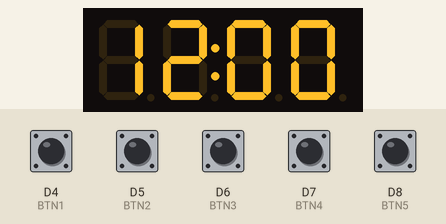
The sketch below on a simulated Arduino Nano 33 IoT. On the bench: 4-digit seven-segment display. The inputs (shaded band) are chosen by the test bench; at power-on: D4 (BTN1), D5 (BTN2), D6 (BTN3), D7 (BTN4), D8 (BTN5) HIGH. Nothing arrives over Bluetooth unless stated; a phone connects over Bluetooth LE 3 s after start.

Above: at 1.2 s.
1.3 s: D4 (BTN1) pulled LOW for 1 s
At 1.65 s:
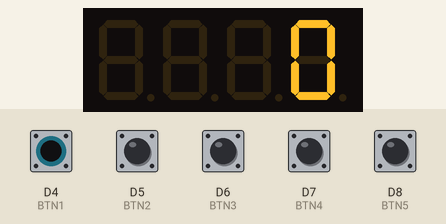
At 3.0 s:
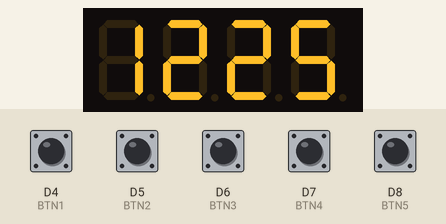
Timing chart, 0 to 4.5 s (numbered marks = the images above; inputs shaded):
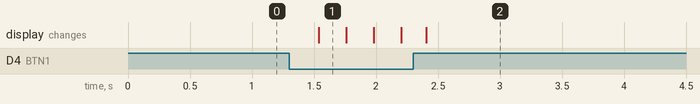

The sketch:

nanowatch.ino
```cpp
#include <Arduino.h>
#include <TM1637Display.h>
#include <ArduinoBLE.h>

#define CLK 2
#define DIO 3
#define BTN1 4
#define BTN2 5
#define BTN3 6
#define BTN4 7
#define BTN5 8

TM1637Display disp(CLK,DIO);
BLEService svc("180A");
BLEStringCharacteristic chr("2A57",BLERead|BLENotify,20);

int hr=12,min=0,sec=0;
int mode=0;
bool sleep=false;
unsigned long last=0,tick=0;
int val=0;
char oper=' ';
bool fresh=true;

void setup(){
  pinMode(BTN1,INPUT_PULLUP);
  pinMode(BTN2,INPUT_PULLUP);
  pinMode(BTN3,INPUT_PULLUP);
  pinMode(BTN4,INPUT_PULLUP);
  pinMode(BTN5,INPUT_PULLUP);
  disp.setBrightness(0x02);
  if(!BLE.begin()){while(1);}
  BLE.setLocalName("Watch");
  BLE.setAdvertisedService(svc);
  svc.addCharacteristic(chr);
  BLE.addService(svc);
  BLE.advertise();
}

void loop(){
  BLEDevice dev=BLE.central();
  if(dev){
    while(dev.connected()){
      tick_time();
      handle_btns();
      update_disp();
    }
  }
  tick_time();
  handle_btns();
  update_disp();
  if(millis()-last>30000&&!sleep){
    disp.setBrightness(0x00);
    sleep=true;
  }
}

void tick_time(){
  if(millis()-tick>=1000){
    tick=millis();
    sec++;
    if(sec>=60){sec=0;min++;if(min>=60){min=0;hr++;if(hr>=24)hr=0;}}
  }
}

void handle_btns(){
  if(digitalRead(BTN1)==LOW){
    delay(200);
    last=millis();
    if(sleep){disp.setBrightness(0x02);sleep=false;return;}
    mode=(mode+1)%3;
  }
  if(mode==0&&digitalRead(BTN2)==LOW){
    delay(200);
    hr=(hr+1)%24;
  }
  if(mode==0&&digitalRead(BTN3)==LOW){
    delay(200);
    min=(min+1)%60;
  }
  if(mode==1){
    if(digitalRead(BTN2)==LOW){
      delay(200);
      if(fresh){val=0;fresh=false;}
      val=val*10+1;
      if(val>9999)val=9999;
    }
    if(digitalRead(BTN3)==LOW){
      delay(200);
      if(fresh){val=0;fresh=false;}
      val=val*10+2;
      if(val>9999)val=9999;
    }
    if(digitalRead(BTN4)==LOW){
      delay(200);
      int tmp=val;
      if(oper=='+')val=val+tmp;
      if(oper=='-')val=val-tmp;
      if(oper=='*')val=val*tmp;
      if(oper=='/')if(tmp!=0)val=val/tmp;
      oper='+';
      fresh=true;
    }
    if(digitalRead(BTN5)==LOW){
      delay(200);
      val=0;oper=' ';fresh=true;
    }
  }
}

void update_disp(){
  if(mode==0){
    int show=(hr*100)+min;
    disp.showNumberDecEx(show,0b01000000,true);
  }
  if(mode==1){
    disp.showNumberDec(val,false);
  }
  if(mode==2){
    int date=1225;
    disp.showNumberDec(date,false);
  }
}
```

Measured:
- after the input at 1.3 s, the display: changes after 0.24 s (image 1)
